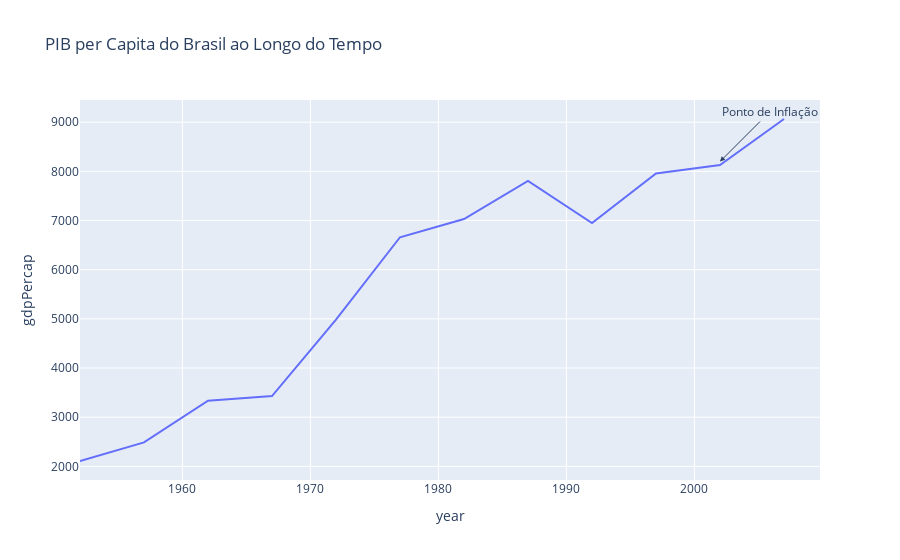

Notebook cell for this chart:
### Markdown cell above
Anotação em Gráfico de Linhas

### Code cell
import plotly.express as px

# Dataset exemplo
df = px.data.gapminder().query("country=='Brazil'")

# Criando o gráfico de linhas
fig = px.line(df, x='year', y='gdpPercap', title='PIB per Capita do Brasil ao Longo do Tempo')

# Adicionando uma anotação
fig.add_annotation(
    x=2002,
    y=8200,
    text='Ponto de Inflação',
    showarrow=True,
    arrowhead=2,
    ax=50,
    ay=-50
)

fig.show()

### Figure 1 — Plotly figure (JSON) as saved in the notebook; plotly's stock layout.template omitted (floating-point values rounded to 4 significant figures)
{"data": [{"hovertemplate": "year=%{x}<br>gdpPercap=%{y}<extra></extra>", "legendgroup": "", "line": {"color": "#636efa", "dash": "solid"}, "marker": {"symbol": "circle"}, "mode": "lines", "name": "", "orientation": "v", "showlegend": false, "type": "scatter", "x": [1952, 1957, 1962, 1967, 1972, 1977, 1982, 1987, 1992, 1997, 2002, 2007], "xaxis": "x", "y": [2109.0, 2487.0, 3337.0, 3430.0, 4986.0, 6660.0, 7031.0, 7807.0, 6950.0, 7958.0, 8131.0, 9066.0], "yaxis": "y"}], "layout": {"annotations": [{"arrowhead": 2, "ax": 50, "ay": -50, "showarrow": true, "text": "Ponto de Inflação", "x": 2002, "y": 8200}], "legend": {"tracegroupgap": 0}, "title": {"text": "PIB per Capita do Brasil ao Longo do Tempo"}, "xaxis": {"anchor": "y", "domain": [0, 1], "title": {"text": "year"}}, "yaxis": {"anchor": "x", "domain": [0, 1], "title": {"text": "gdpPercap"}}}}
